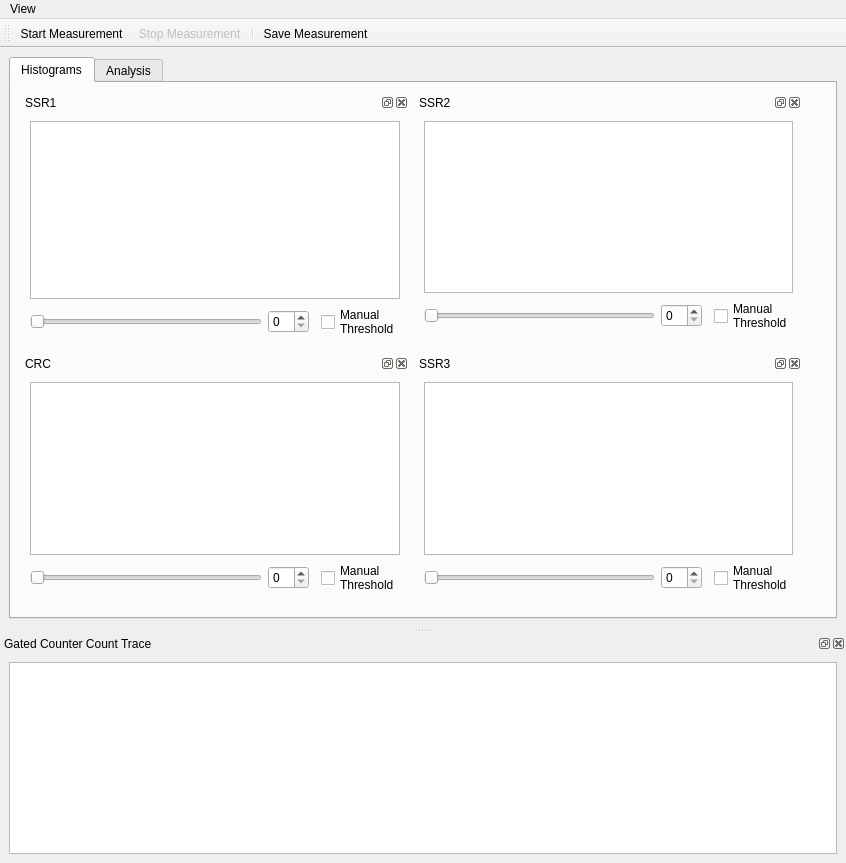
<?xml version="1.0" encoding="UTF-8"?>
<ui version="4.0">
 <class>MainWindow</class>
 <widget class="QMainWindow" name="MainWindow">
  <property name="geometry">
   <rect>
    <x>0</x>
    <y>0</y>
    <width>846</width>
    <height>863</height>
   </rect>
  </property>
  <property name="windowTitle">
   <string>qudi: Gated Counter</string>
  </property>
  <property name="layoutDirection">
   <enum>Qt::LeftToRight</enum>
  </property>
  <widget class="QWidget" name="centralwidget">
   <layout class="QGridLayout" name="gridLayout_2">
    <item row="0" column="0">
     <widget class="QTabWidget" name="tabWidget">
      <property name="currentIndex">
       <number>0</number>
      </property>
      <widget class="QWidget" name="tab_2">
       <attribute name="title">
        <string>Histograms</string>
       </attribute>
       <widget class="QWidget" name="gridLayoutWidget">
        <property name="geometry">
         <rect>
          <x>10</x>
          <y>10</y>
          <width>781</width>
          <height>511</height>
         </rect>
        </property>
        <layout class="QGridLayout" name="gridLayout_16">
         <item row="0" column="0" rowspan="2">
          <widget class="QDockWidget" name="histogram_DockWidget_2">
           <property name="sizePolicy">
            <sizepolicy hsizetype="Preferred" vsizetype="Expanding">
             <horstretch>0</horstretch>
             <verstretch>0</verstretch>
            </sizepolicy>
           </property>
           <property name="layoutDirection">
            <enum>Qt::LeftToRight</enum>
           </property>
           <property name="floating">
            <bool>false</bool>
           </property>
           <property name="features">
            <set>QDockWidget::AllDockWidgetFeatures</set>
           </property>
           <property name="allowedAreas">
            <set>Qt::RightDockWidgetArea</set>
           </property>
           <property name="windowTitle">
            <string>SSR1</string>
           </property>
           <widget class="QWidget" name="dockWidgetContents_6">
            <layout class="QGridLayout" name="gridLayout_10">
             <item row="0" column="0">
              <layout class="QGridLayout" name="gridLayout_11">
               <item row="0" column="0" colspan="4">
                <widget class="PlotWidget" name="histogram_PlotWidget_2">
                 <property name="sizePolicy">
                  <sizepolicy hsizetype="Expanding" vsizetype="Preferred">
                   <horstretch>0</horstretch>
                   <verstretch>0</verstretch>
                  </sizepolicy>
                 </property>
                </widget>
               </item>
               <item row="1" column="3">
                <widget class="QCheckBox" name="checkBox_2">
                 <property name="text">
                  <string>Manual
Threshold</string>
                 </property>
                </widget>
               </item>
               <item row="1" column="1">
                <widget class="QSpinBox" name="hist_bins_SpinBox_2"/>
               </item>
               <item row="1" column="0">
                <widget class="QSlider" name="hist_bins_Slider_2">
                 <property name="toolTip">
                  <string>&lt;html&gt;&lt;head/&gt;&lt;body&gt;&lt;p&gt;Set the amout of bins which are&lt;br/&gt;summed together to obtain a &lt;br/&gt;point  (as the summed value) in the &lt;br/&gt;histogram.&lt;/p&gt;&lt;/body&gt;&lt;/html&gt;</string>
                 </property>
                 <property name="orientation">
                  <enum>Qt::Horizontal</enum>
                 </property>
                </widget>
               </item>
              </layout>
             </item>
            </layout>
           </widget>
          </widget>
         </item>
         <item row="0" column="1">
          <widget class="QDockWidget" name="histogram_DockWidget_3">
           <property name="sizePolicy">
            <sizepolicy hsizetype="Preferred" vsizetype="Expanding">
             <horstretch>0</horstretch>
             <verstretch>0</verstretch>
            </sizepolicy>
           </property>
           <property name="layoutDirection">
            <enum>Qt::LeftToRight</enum>
           </property>
           <property name="floating">
            <bool>false</bool>
           </property>
           <property name="features">
            <set>QDockWidget::AllDockWidgetFeatures</set>
           </property>
           <property name="allowedAreas">
            <set>Qt::RightDockWidgetArea</set>
           </property>
           <property name="windowTitle">
            <string>SSR2</string>
           </property>
           <widget class="QWidget" name="dockWidgetContents_7">
            <layout class="QGridLayout" name="gridLayout_12">
             <item row="0" column="0">
              <layout class="QGridLayout" name="gridLayout_13">
               <item row="1" column="1">
                <widget class="QSpinBox" name="hist_bins_SpinBox_3"/>
               </item>
               <item row="1" column="0">
                <widget class="QSlider" name="hist_bins_Slider_3">
                 <property name="toolTip">
                  <string>&lt;html&gt;&lt;head/&gt;&lt;body&gt;&lt;p&gt;Set the amout of bins which are&lt;br/&gt;summed together to obtain a &lt;br/&gt;point  (as the summed value) in the &lt;br/&gt;histogram.&lt;/p&gt;&lt;/body&gt;&lt;/html&gt;</string>
                 </property>
                 <property name="orientation">
                  <enum>Qt::Horizontal</enum>
                 </property>
                </widget>
               </item>
               <item row="1" column="3">
                <widget class="QCheckBox" name="checkBox_3">
                 <property name="text">
                  <string>Manual
Threshold</string>
                 </property>
                </widget>
               </item>
               <item row="0" column="0" colspan="4">
                <widget class="PlotWidget" name="histogram_PlotWidget_3">
                 <property name="sizePolicy">
                  <sizepolicy hsizetype="Expanding" vsizetype="Preferred">
                   <horstretch>0</horstretch>
                   <verstretch>0</verstretch>
                  </sizepolicy>
                 </property>
                </widget>
               </item>
              </layout>
             </item>
            </layout>
           </widget>
          </widget>
         </item>
         <item row="2" column="0">
          <widget class="QDockWidget" name="histogram_DockWidget_5">
           <property name="sizePolicy">
            <sizepolicy hsizetype="Preferred" vsizetype="Expanding">
             <horstretch>0</horstretch>
             <verstretch>0</verstretch>
            </sizepolicy>
           </property>
           <property name="layoutDirection">
            <enum>Qt::LeftToRight</enum>
           </property>
           <property name="floating">
            <bool>false</bool>
           </property>
           <property name="features">
            <set>QDockWidget::AllDockWidgetFeatures</set>
           </property>
           <property name="allowedAreas">
            <set>Qt::RightDockWidgetArea</set>
           </property>
           <property name="windowTitle">
            <string>CRC</string>
           </property>
           <widget class="QWidget" name="dockWidgetContents_9">
            <layout class="QGridLayout" name="gridLayout_17">
             <item row="0" column="0">
              <layout class="QGridLayout" name="gridLayout_18">
               <item row="1" column="1">
                <widget class="QSpinBox" name="hist_bins_SpinBox_5"/>
               </item>
               <item row="1" column="0">
                <widget class="QSlider" name="hist_bins_Slider_5">
                 <property name="toolTip">
                  <string>&lt;html&gt;&lt;head/&gt;&lt;body&gt;&lt;p&gt;Set the amout of bins which are&lt;br/&gt;summed together to obtain a &lt;br/&gt;point  (as the summed value) in the &lt;br/&gt;histogram.&lt;/p&gt;&lt;/body&gt;&lt;/html&gt;</string>
                 </property>
                 <property name="orientation">
                  <enum>Qt::Horizontal</enum>
                 </property>
                </widget>
               </item>
               <item row="1" column="3">
                <widget class="QCheckBox" name="checkBox_5">
                 <property name="text">
                  <string>Manual
Threshold</string>
                 </property>
                </widget>
               </item>
               <item row="0" column="0" colspan="4">
                <widget class="PlotWidget" name="histogram_PlotWidget_5">
                 <property name="sizePolicy">
                  <sizepolicy hsizetype="Expanding" vsizetype="Preferred">
                   <horstretch>0</horstretch>
                   <verstretch>0</verstretch>
                  </sizepolicy>
                 </property>
                </widget>
               </item>
              </layout>
             </item>
            </layout>
           </widget>
          </widget>
         </item>
         <item row="2" column="1">
          <widget class="QDockWidget" name="histogram_DockWidget_4">
           <property name="sizePolicy">
            <sizepolicy hsizetype="Preferred" vsizetype="Expanding">
             <horstretch>0</horstretch>
             <verstretch>0</verstretch>
            </sizepolicy>
           </property>
           <property name="layoutDirection">
            <enum>Qt::LeftToRight</enum>
           </property>
           <property name="floating">
            <bool>false</bool>
           </property>
           <property name="features">
            <set>QDockWidget::AllDockWidgetFeatures</set>
           </property>
           <property name="allowedAreas">
            <set>Qt::RightDockWidgetArea</set>
           </property>
           <property name="windowTitle">
            <string>SSR3</string>
           </property>
           <widget class="QWidget" name="dockWidgetContents_8">
            <layout class="QGridLayout" name="gridLayout_14">
             <item row="0" column="0">
              <layout class="QGridLayout" name="gridLayout_15">
               <item row="1" column="1">
                <widget class="QSpinBox" name="hist_bins_SpinBox_4"/>
               </item>
               <item row="1" column="0">
                <widget class="QSlider" name="hist_bins_Slider_4">
                 <property name="toolTip">
                  <string>&lt;html&gt;&lt;head/&gt;&lt;body&gt;&lt;p&gt;Set the amout of bins which are&lt;br/&gt;summed together to obtain a &lt;br/&gt;point  (as the summed value) in the &lt;br/&gt;histogram.&lt;/p&gt;&lt;/body&gt;&lt;/html&gt;</string>
                 </property>
                 <property name="orientation">
                  <enum>Qt::Horizontal</enum>
                 </property>
                </widget>
               </item>
               <item row="1" column="3">
                <widget class="QCheckBox" name="checkBox_4">
                 <property name="text">
                  <string>Manual
Threshold</string>
                 </property>
                </widget>
               </item>
               <item row="0" column="0" colspan="4">
                <widget class="PlotWidget" name="histogram_PlotWidget_4">
                 <property name="sizePolicy">
                  <sizepolicy hsizetype="Expanding" vsizetype="Preferred">
                   <horstretch>0</horstretch>
                   <verstretch>0</verstretch>
                  </sizepolicy>
                 </property>
                </widget>
               </item>
              </layout>
             </item>
            </layout>
           </widget>
          </widget>
         </item>
        </layout>
       </widget>
      </widget>
      <widget class="QWidget" name="tab">
       <attribute name="title">
        <string>Analysis</string>
       </attribute>
       <widget class="QDockWidget" name="control_param_DockWidget_2">
        <property name="enabled">
         <bool>true</bool>
        </property>
        <property name="geometry">
         <rect>
          <x>10</x>
          <y>10</y>
          <width>499</width>
          <height>500</height>
         </rect>
        </property>
        <property name="sizePolicy">
         <sizepolicy hsizetype="Preferred" vsizetype="Minimum">
          <horstretch>0</horstretch>
          <verstretch>0</verstretch>
         </sizepolicy>
        </property>
        <property name="allowedAreas">
         <set>Qt::AllDockWidgetAreas</set>
        </property>
        <property name="windowTitle">
         <string>Control Parameter</string>
        </property>
        <widget class="QWidget" name="dockWidgetContents_5">
         <layout class="QGridLayout" name="gridLayout_8">
          <item row="0" column="0">
           <layout class="QGridLayout" name="gridLayout_9">
            <property name="sizeConstraint">
             <enum>QLayout::SetMinimumSize</enum>
            </property>
            <property name="spacing">
             <number>6</number>
            </property>
            <item row="2" column="1">
             <widget class="QSpinBox" name="count_per_readout_SpinBox_2">
              <property name="toolTip">
               <string>&lt;html&gt;&lt;head/&gt;&lt;body&gt;&lt;p&gt;Specify how many counts are read out&lt;br/&gt;at once per readout request to the &lt;br/&gt;hardware.&lt;br/&gt;This number won't affect the structure&lt;br/&gt;of the obtained data. With a higher &lt;br/&gt;number you will solely reduce the&lt;br/&gt;workload for the PC, since you descrease&lt;br/&gt;the readout processes per time.&lt;/p&gt;&lt;/body&gt;&lt;/html&gt;</string>
              </property>
              <property name="maximum">
               <number>1000000</number>
              </property>
              <property name="value">
               <number>20</number>
              </property>
             </widget>
            </item>
            <item row="0" column="4">
             <widget class="QComboBox" name="fit_methods_ComboBox_2"/>
            </item>
            <item row="0" column="2">
             <widget class="QLabel" name="label_7">
              <property name="text">
               <string>Fit Parameters</string>
              </property>
             </widget>
            </item>
            <item row="0" column="3">
             <widget class="QPushButton" name="fit_PushButton_2">
              <property name="enabled">
               <bool>true</bool>
              </property>
              <property name="text">
               <string>Fit</string>
              </property>
             </widget>
            </item>
            <item row="5" column="0">
             <widget class="QLabel" name="label_8">
              <property name="text">
               <string>Spin flip prob.</string>
              </property>
             </widget>
            </item>
            <item row="2" column="0">
             <widget class="QLabel" name="label_9">
              <property name="text">
               <string>Count per Readout (#)</string>
              </property>
             </widget>
            </item>
            <item row="3" column="0">
             <widget class="QLabel" name="label_10">
              <property name="text">
               <string>Filetag</string>
              </property>
             </widget>
            </item>
            <item row="1" column="0">
             <widget class="QLabel" name="label_11">
              <property name="sizePolicy">
               <sizepolicy hsizetype="Maximum" vsizetype="Preferred">
                <horstretch>0</horstretch>
                <verstretch>0</verstretch>
               </sizepolicy>
              </property>
              <property name="text">
               <string>Countlength (#)</string>
              </property>
             </widget>
            </item>
            <item row="3" column="1">
             <widget class="QLineEdit" name="filetag_LineEdit_2">
              <property name="maximumSize">
               <size>
                <width>100</width>
                <height>16777215</height>
               </size>
              </property>
              <property name="toolTip">
               <string>&lt;html&gt;&lt;head/&gt;&lt;body&gt;&lt;p&gt;Enter the descriptive name for this&lt;br/&gt;measurement. The file will be saved with &lt;br/&gt;a date and timestamp prefix and the&lt;br/&gt;descriptive name will be append to that&lt;br/&gt;string.&lt;/p&gt;&lt;/body&gt;&lt;/html&gt;</string>
              </property>
             </widget>
            </item>
            <item row="1" column="1">
             <widget class="QSpinBox" name="count_length_SpinBox_2">
              <property name="sizePolicy">
               <sizepolicy hsizetype="Fixed" vsizetype="Fixed">
                <horstretch>0</horstretch>
                <verstretch>0</verstretch>
               </sizepolicy>
              </property>
              <property name="minimumSize">
               <size>
                <width>100</width>
                <height>0</height>
               </size>
              </property>
              <property name="toolTip">
               <string>&lt;html&gt;&lt;head/&gt;&lt;body&gt;&lt;p&gt;Maximal reserved bufferlength&lt;br/&gt;on the gated counting hardware.&lt;/p&gt;&lt;/body&gt;&lt;/html&gt;</string>
              </property>
              <property name="maximum">
               <number>1000000</number>
              </property>
              <property name="value">
               <number>200</number>
              </property>
             </widget>
            </item>
            <item row="5" column="2">
             <widget class="QLabel" name="label_12">
              <property name="maximumSize">
               <size>
                <width>100</width>
                <height>16777215</height>
               </size>
              </property>
              <property name="text">
               <string>Fidelity (left/rigth)</string>
              </property>
             </widget>
            </item>
            <item row="5" column="3">
             <widget class="QDoubleSpinBox" name="fidelity_left_DSpinBox_2">
              <property name="maximumSize">
               <size>
                <width>100</width>
                <height>16777215</height>
               </size>
              </property>
              <property name="readOnly">
               <bool>true</bool>
              </property>
              <property name="buttonSymbols">
               <enum>QAbstractSpinBox::NoButtons</enum>
              </property>
             </widget>
            </item>
            <item row="5" column="4">
             <widget class="QDoubleSpinBox" name="fidelity_right_DSpinBox_2">
              <property name="maximumSize">
               <size>
                <width>100</width>
                <height>16777215</height>
               </size>
              </property>
              <property name="readOnly">
               <bool>true</bool>
              </property>
              <property name="buttonSymbols">
               <enum>QAbstractSpinBox::NoButtons</enum>
              </property>
             </widget>
            </item>
            <item row="1" column="2" rowspan="4" colspan="3">
             <widget class="QTextEdit" name="fit_param_TextEdit_2">
              <property name="sizePolicy">
               <sizepolicy hsizetype="MinimumExpanding" vsizetype="Expanding">
                <horstretch>0</horstretch>
                <verstretch>0</verstretch>
               </sizepolicy>
              </property>
              <property name="minimumSize">
               <size>
                <width>0</width>
                <height>90</height>
               </size>
              </property>
             </widget>
            </item>
            <item row="5" column="1">
             <widget class="QDoubleSpinBox" name="spin_flip_prob_DSpinBox_2">
              <property name="enabled">
               <bool>true</bool>
              </property>
              <property name="maximumSize">
               <size>
                <width>100</width>
                <height>16777215</height>
               </size>
              </property>
              <property name="autoFillBackground">
               <bool>false</bool>
              </property>
              <property name="readOnly">
               <bool>true</bool>
              </property>
              <property name="buttonSymbols">
               <enum>QAbstractSpinBox::NoButtons</enum>
              </property>
             </widget>
            </item>
           </layout>
          </item>
         </layout>
        </widget>
       </widget>
      </widget>
     </widget>
    </item>
   </layout>
  </widget>
  <widget class="QMenuBar" name="menubar">
   <property name="geometry">
    <rect>
     <x>0</x>
     <y>0</y>
     <width>846</width>
     <height>21</height>
    </rect>
   </property>
   <widget class="QMenu" name="menuView">
    <property name="title">
     <string>View</string>
    </property>
    <addaction name="actionRestore_Default"/>
    <addaction name="actionClose"/>
   </widget>
   <addaction name="menuView"/>
  </widget>
  <widget class="QToolBar" name="toolBar">
   <property name="enabled">
    <bool>true</bool>
   </property>
   <property name="windowTitle">
    <string>toolBar</string>
   </property>
   <attribute name="toolBarArea">
    <enum>TopToolBarArea</enum>
   </attribute>
   <attribute name="toolBarBreak">
    <bool>false</bool>
   </attribute>
   <addaction name="start_counter_Action"/>
   <addaction name="stop_counter_Action"/>
   <addaction name="separator"/>
   <addaction name="save_measurement_Action"/>
  </widget>
  <widget class="QDockWidget" name="count_trace_DockWidget">
   <property name="sizePolicy">
    <sizepolicy hsizetype="Preferred" vsizetype="Expanding">
     <horstretch>0</horstretch>
     <verstretch>0</verstretch>
    </sizepolicy>
   </property>
   <property name="minimumSize">
    <size>
     <width>117</width>
     <height>140</height>
    </size>
   </property>
   <property name="windowTitle">
    <string>Gated Counter Count Trace</string>
   </property>
   <attribute name="dockWidgetArea">
    <number>8</number>
   </attribute>
   <widget class="QWidget" name="dockWidgetContents_2">
    <layout class="QGridLayout" name="gridLayout_5">
     <item row="0" column="0">
      <layout class="QGridLayout" name="gridLayout_3">
       <item row="1" column="0">
        <widget class="PlotWidget" name="gated_count_trace_PlotWidget">
         <property name="sizePolicy">
          <sizepolicy hsizetype="Expanding" vsizetype="Preferred">
           <horstretch>0</horstretch>
           <verstretch>0</verstretch>
          </sizepolicy>
         </property>
        </widget>
       </item>
      </layout>
     </item>
    </layout>
   </widget>
  </widget>
  <action name="start_counter_Action">
   <property name="icon">
    <iconset>
     <normaloff>../../artwork/icons/qudiTheme/22x22/start-counter.png</normaloff>../../artwork/icons/qudiTheme/22x22/start-counter.png</iconset>
   </property>
   <property name="text">
    <string>Start Measurement</string>
   </property>
   <property name="toolTip">
    <string>Start Gated Counter Measurement</string>
   </property>
  </action>
  <action name="stop_counter_Action">
   <property name="enabled">
    <bool>false</bool>
   </property>
   <property name="icon">
    <iconset>
     <normaloff>../../artwork/icons/qudiTheme/22x22/stop-counter.png</normaloff>../../artwork/icons/qudiTheme/22x22/stop-counter.png</iconset>
   </property>
   <property name="text">
    <string>Stop Measurement</string>
   </property>
   <property name="toolTip">
    <string>Stop the Gated Counter Measurement</string>
   </property>
  </action>
  <action name="action_continue_measurement">
   <property name="icon">
    <iconset>
     <normaloff>../../artwork/icons/qudiTheme/36x36/play_resume_36x36.png</normaloff>../../artwork/icons/qudiTheme/36x36/play_resume_36x36.png</iconset>
   </property>
   <property name="text">
    <string>Continue Measurement</string>
   </property>
   <property name="toolTip">
    <string>Continue Gated Counter Measurement</string>
   </property>
  </action>
  <action name="save_measurement_Action">
   <property name="icon">
    <iconset>
     <normaloff>../../artwork/icons/oxygen/22x22/document-save.png</normaloff>../../artwork/icons/oxygen/22x22/document-save.png</iconset>
   </property>
   <property name="text">
    <string>Save Measurement</string>
   </property>
   <property name="toolTip">
    <string>Save the Measurement to File</string>
   </property>
  </action>
  <action name="actionRestore_Default">
   <property name="text">
    <string>Restore Default</string>
   </property>
  </action>
  <action name="actionClose">
   <property name="icon">
    <iconset>
     <normaloff>../../artwork/icons/oxygen/22x22/application-exit.png</normaloff>../../artwork/icons/oxygen/22x22/application-exit.png</iconset>
   </property>
   <property name="text">
    <string>Close</string>
   </property>
  </action>
 </widget>
 <customwidgets>
  <customwidget>
   <class>PlotWidget</class>
   <extends>QGraphicsView</extends>
   <header>pyqtgraph</header>
  </customwidget>
 </customwidgets>
 <resources/>
 <connections>
  <connection>
   <sender>actionClose</sender>
   <signal>triggered()</signal>
   <receiver>MainWindow</receiver>
   <slot>close()</slot>
   <hints>
    <hint type="sourcelabel">
     <x>-1</x>
     <y>-1</y>
    </hint>
    <hint type="destinationlabel">
     <x>326</x>
     <y>205</y>
    </hint>
   </hints>
  </connection>
 </connections>
</ui>
